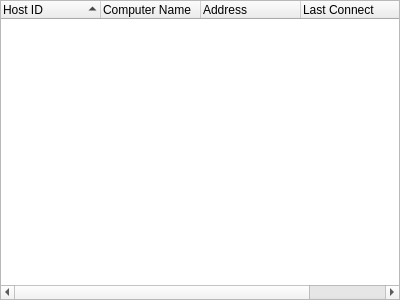
<?xml version="1.0" encoding="UTF-8"?>
<ui version="4.0">
 <class>UnassignedWidget</class>
 <widget class="QWidget" name="UnassignedWidget">
  <property name="geometry">
   <rect>
    <x>0</x>
    <y>0</y>
    <width>400</width>
    <height>300</height>
   </rect>
  </property>
  <layout class="QVBoxLayout" name="verticalLayout">
   <property name="leftMargin">
    <number>0</number>
   </property>
   <property name="topMargin">
    <number>0</number>
   </property>
   <property name="rightMargin">
    <number>0</number>
   </property>
   <property name="bottomMargin">
    <number>0</number>
   </property>
   <item>
    <widget class="QTreeWidget" name="tree_computer">
     <property name="contextMenuPolicy">
      <enum>Qt::ContextMenuPolicy::CustomContextMenu</enum>
     </property>
     <property name="selectionBehavior">
      <enum>QAbstractItemView::SelectionBehavior::SelectRows</enum>
     </property>
     <property name="indentation">
      <number>0</number>
     </property>
     <property name="sortingEnabled">
      <bool>true</bool>
     </property>
     <property name="columnCount">
      <number>5</number>
     </property>
     <column>
      <property name="text">
       <string>Host ID</string>
      </property>
     </column>
     <column>
      <property name="text">
       <string>Computer Name</string>
      </property>
     </column>
     <column>
      <property name="text">
       <string>Address</string>
      </property>
     </column>
     <column>
      <property name="text">
       <string>Last Connect</string>
      </property>
     </column>
     <column>
      <property name="text">
       <string>Status</string>
      </property>
     </column>
    </widget>
   </item>
  </layout>
 </widget>
 <resources/>
 <connections/>
</ui>
